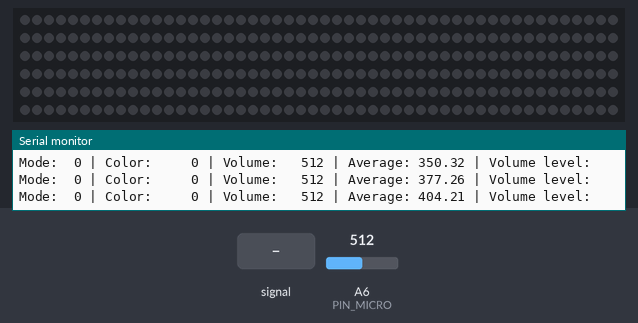
Bench run of a sketch on a simulated Arduino Nano, built with avr-gcc and run on an emulated ATmega328P. Shown: 300 RGB LEDs in strip order, left to right, continuing on the next row, the last lines printed to the serial monitor. Inputs (shaded band) come from the test bench; at power-on: A6 (PIN_MICRO) = 512. Dim RGB values are drawn brighter than linear; colours are those a GRB WS2812 strip shows for the declared byte order; random numbers use the default seed unless the sketch sets one.

Above: at 1.2 s.
1.3 s: A6 (PIN_MICRO) fed a 200 Hz sine of ±255 counts around its level
At 1.53 s:
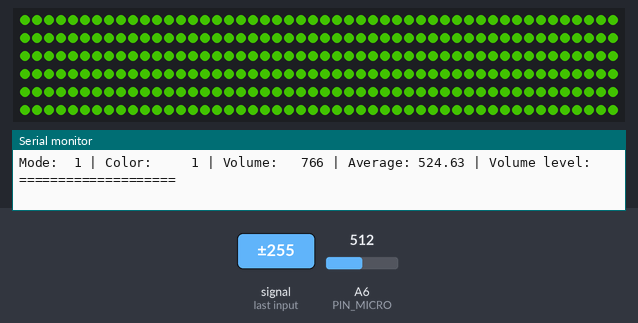
At 2.3 s:
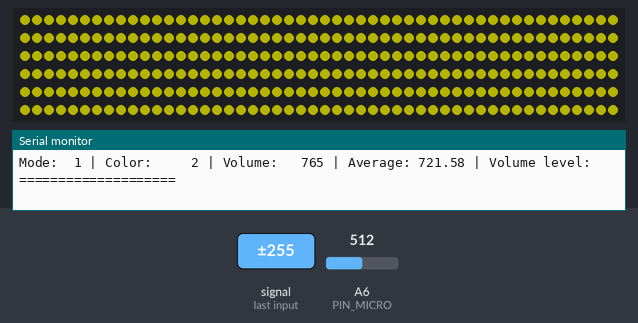
3.2 s: A6 (PIN_MICRO) set to 900
At 6.1 s:
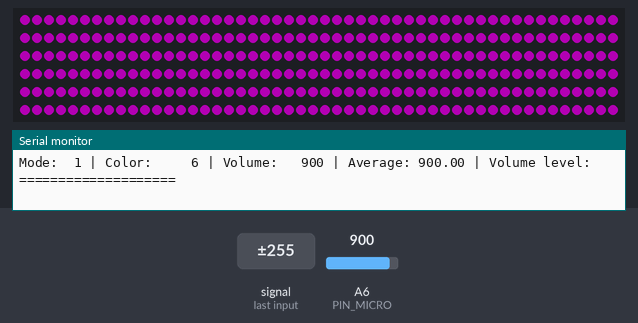
6.2 s: A6 (PIN_MICRO) set to 782
9.2 s: A6 (PIN_MICRO) set to 769
12.2 s: A6 (PIN_MICRO) fed a 200 Hz sine of ±81 counts around its level
13.7 s: A6 (PIN_MICRO) set to 1023
At 27.6 s:
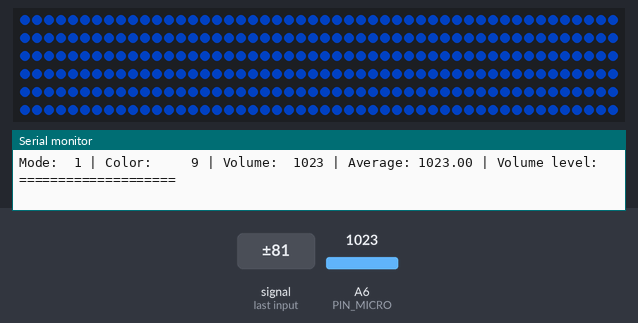
Timing chart, 0 to 28.6 s (numbered marks = the images above; inputs shaded):
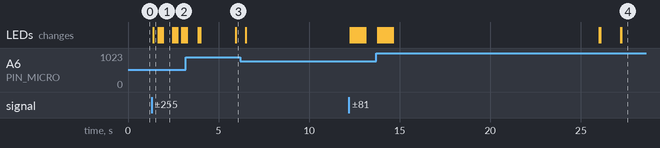

Measured:
- after the input at 1.3 s, the LEDs: change after 0.11 s (image 1)

The sketch:

MusicSyncedLEDs.ino
```cpp
// --------------- INCLUDES ---------------

#include "FastLED.h"


// --------------- STYLE SETTINGS ---------------

// Minimum time before the mode can be changed again (in milliseconds)
#define CHANGE_MODE_TIME_MIN 4000

// Maximum time before the mode can be changed again (in milliseconds)
#define CHANGE_MODE_TIME_MAX 7000

// To how many sound levels should the volume be mapped?
#define AMOUNT_LEVELS 20

// Amount of different colors (must be equal to the length of colors[])
#define AMOUNT_COLORS 12

// Complete color palette that is circled through (should have AMOUNT_COLORS entrys)
CRGB colors[] = {
    CRGB(120, 0, 0),
    CRGB(90, 30, 0),
    CRGB(60, 60, 0),
    CRGB(30, 90, 0),
    CRGB(0, 120, 0),
    CRGB(0, 90, 30),
    CRGB(0, 60, 60),
    CRGB(0, 30, 90),
    CRGB(0, 0, 120),
    CRGB(30, 0, 90),
    CRGB(60, 0, 60),
    CRGB(90, 0, 30)
    };


// --------------- HARDWARE SETTINGS ---------------

// Amount of LEDS on your stripe
#define NUM_LEDS 300

// Pin of the LED strip
#define PIN_LEDS 12

// Pin of the microphone
#define PIN_MICRO A6


// --------------- OTHER SETTINGS ---------------

// Amount of different modes
#define NUM_MODES 11

// Amount of samples to calculate current volunme
#define VOLUME_SAMPLES 20


// --------------- GLOBAL VARIABLES ---------------

// Led strip array
CRGB leds[NUM_LEDS];

// Current volume
int volume;

// Last x samples of the volume
int volumes[20];

// Current sound level
int level = 0;

// Current average sound level
float average = 0;

// True whenever the average is exceed for the first time
bool averageExceed = false;

// True if the sound level jumped up
bool levelJump = false;

bool stroboToggle = false;

// Is toggled on every level jump
bool levelJumpToggle = false;

// Time the next jump can happen again
long nextJump = 0;

long nextColorJump = 0;

// True if the color should be changed due to a hard level increase
int color = 0;

// Current mode for different light styles
int mode = 0;

int mode1StartLED = 0;


// --------------- PROGRAM ---------------

void setup() {
  // Start communication to LEDs and USB
  Serial.begin(19200);
  FastLED.addLeds<WS2812B, PIN_LEDS, RGB>(leds, NUM_LEDS);

  // Clear led stripe
  turnOffAllLights();
}

void loop() {
  // Get current volume
  volume = getVolume(VOLUME_SAMPLES);
  average = getAverage(volume);

  // mode = 5;

  stroboToggle = !stroboToggle;

  // Convert volume to level
  if(mode == 1 || mode == 2) {
    level = getLevel(volume, true);
  } else {
    level = getLevel(volume, false);
  }

  // Change color and (eventually) mode on level jump
  if(levelJump) {
    // Change color
    color = nextColor();
    levelJumpToggle = !levelJumpToggle;

    // Change mode eventually
    if(millis() > nextJump) {
      mode = randomMode();
      turnOffAllLights();

      int timespan = random(CHANGE_MODE_TIME_MIN, CHANGE_MODE_TIME_MAX);
      if (mode == 5 or mode == 10) {
        timespan = timespan / 2;
      }

      nextJump = millis() + timespan;
    }
  }

  // Play one mode
  playMode(mode);

  // Send debug information
  debug(volume);

  FastLED.show();
}

/**
 * This mode makes a pulse
 */
void modePulse(int level, CRGB color) {
  float brightness = float(level) / float(AMOUNT_LEVELS);

  if (levelJump) {
    mode1StartLED = random(0, 250);
  }

  int endLED = mode1StartLED + 50;

  for (int i = 0; i < NUM_LEDS; i++) {
    if (i > mode1StartLED and i < endLED) {
      leds[i] = setBrightnessOfColor(color, brightness);
    }
    else {
      leds[i] = setBrightnessOfColor(color, 0);
    }
  }
}

/**
 * This mode displays a vu meter
 */
void modeVUMeter(int level, CRGB color) {
  int ledsPerLevel = (NUM_LEDS / AMOUNT_LEVELS);

  for (int i = 0; i < NUM_LEDS; i++) {
    if(i < level * ledsPerLevel) {
      leds[i] = color;
    } else {
      leds[i] = CRGB(0, 0, 0);
    }
  }
}

/**
 * This mode displays a vu meter
 */
void modeVUMeterMirrored(int level, CRGB color) {
  int ledsPerLevel = (NUM_LEDS / AMOUNT_LEVELS) / 2;

  for (int i = 0; i < NUM_LEDS / 2; i++) {
    if(i < level * ledsPerLevel) {
      leds[i] = color;
      leds[NUM_LEDS - 1 - i] = color;
    } else {
      leds[i] = CRGB(0, 0, 0);
      leds[NUM_LEDS - 1 - i] = CRGB(0, 0, 0);
    }
  }
}

/**
 * This mode "shoots" lights
 */
void modeShooting(int volume, CRGB color) {
  int speed = 10;

  for(int i = NUM_LEDS - 1; i > 0; i--) {
    leds[i] = leds[i - speed];
  }

  if(volume > average * 1.15) {
    for(int i = 0; i < speed; i++) {
      leds[i] = color;
    }
  } else {
    for(int i = 0; i < speed; i++) {
      leds[i] = CRGB(0, 0, 0);
    }
  }
}

/**
 * This mode "shoots" lights
 */
void modeShootingMirrored(int volume, CRGB color) {
  int speed = 10;

  for(int i = 0; i < NUM_LEDS - 1; i++) {
    leds[i] = leds[i + speed];
  }

  if(volume > average * 1.15) {
    for(int i = 0; i < speed; i++) {
      leds[NUM_LEDS -1 - i] = color;
    }
  } else {
    for(int i = 0; i < speed; i++) {
      leds[NUM_LEDS -1 - i] = CRGB(0, 0, 0);
    }
  }
}

/**
 * This mode flashes the leds
 */
void modeFlashing(int volume, CRGB color) {
  average = average * 1.15;

  if(volume > average) {
    for(int i = 0; i < NUM_LEDS; i++) {
      leds[i] = color;
    }
  } else {
    for(int i = 0; i < NUM_LEDS; i++) {
      leds[i] = CRGB(0, 0, 0);
    }
  }
}

void modeStrobo() {
  for(int i = 0; i < NUM_LEDS; i++) {
    if (stroboToggle) {
      leds[i] = CRGB(120, 120, 120);
    }
    else {
      leds[i] = CRGB(0, 0, 0);
    }
  }
}

/**
 * This mode makes a pulse
 */
void modeFlashPulse(int volume, CRGB color) {
  if(volume > average * 1.11 && averageExceed == false) {
    averageExceed = true;

    for (int i = 0; i < NUM_LEDS; i++) {
      leds[i] = color;
    }
  } else {
    if(volume < average * 1.15) {
      averageExceed = false;
    }

    for (int i = 0; i < NUM_LEDS; i++) {
      CRGB colorTmp = leds[i];
      leds[i] = setBrightnessOfColor(leds[i], 0.7);
    }
  }
}

/**
 * This mode makes a pulse
 */
void modeFlashPulseSmall(int volume, CRGB color, float averageModifier) {
  if(volume > average * averageModifier && averageExceed == false) {
    averageExceed = true;

    int start = random(5, NUM_LEDS - 20);

    for (int i = start; i < start + 10; i++) {
      leds[i] = color;
    }
  } else {
    if(volume < average * 1.07) {
      averageExceed = false;
    }

    for (int i = 0; i < NUM_LEDS; i++) {
      CRGB colorTmp = leds[i];
      leds[i] = setBrightnessOfColor(leds[i], 0.7);
    }
  }
}

/**
 * Plays the given mode
 */
void playMode(int mode) {
  if(mode == 0) {
    modePulse(level, colors[color]);
  } else if(mode == 1) {
    modeVUMeter(level, colors[color]);
  } else if(mode == 2) {
    modeVUMeterMirrored(level, colors[color]);
  } else if(mode == 3) {
    modeShooting(volume, colors[color]);
  } else if(mode == 4) {
    modeShootingMirrored(volume, colors[color]);
  }else if(mode == 5) {
    modeFlashing(volume, colors[color]);
  } else if(mode == 6) {
    modeFlashPulse(volume, colors[color]);
  } else if(mode == 7) {
    modeFlashPulseSmall(volume, colors[color], 1.07);
  } else if(mode == 8) {
    modeFlashPulseSmall(volume, colors[color], 1.07);
  } else if(mode == 9) {
    modeFlashPulseSmall(volume, colors[color], 1.07);
  } else if(mode == 10) {
    modeStrobo();
  }
}

/**
 * Change color of the color
 */
CRGB setBrightnessOfColor(CRGB color, float brightness) {
  CRGB colorTmp = CRGB(color.r, color.g, color.b);

  // Adjust brightness for every channel
  colorTmp.r = colorTmp.r * brightness;
  colorTmp.g = colorTmp.g * brightness;
  colorTmp.b = colorTmp.b * brightness;

  return colorTmp;
}

/**
 * Reads the current volume and returns it
 */
int getVolume(int samples) {
  int volume = 0;

  // Take the maximum volume of the last x samples
  for (int i = 0; i < samples; i++) {
    int sound = analogRead(PIN_MICRO);

    if (sound > volume) {
      volume = sound;
    }

    delay(1);
  }

  return volume;
}

/**
 * Maps the volume to a level
 */
int getLevel(int volume, bool smooth) {
  int levelTmp = map(volume, 550, 750, 0, AMOUNT_LEVELS);

  // Did the level jump up?
  if(levelTmp - level > 1) {
    levelJump = true;
  } else {
    levelJump = false;
  }

  // Increase or decrease level
  if (levelTmp > level) {
    if(smooth) {
      levelTmp = level + 1;
    }
  } else {
    levelTmp = level - 1;
  }

  // Avoid negative level
  if (levelTmp < 0) {
    levelTmp = 0;
  } else if(levelTmp > AMOUNT_LEVELS) {
    levelTmp = AMOUNT_LEVELS;
  }

  return levelTmp;
}

/**
 * Calculates the average of the last 20 samples and returns it
 */
float getAverage(int volume) {
  float average = 0;

  for(int i = 19; i > 0; i--) {
    average = average + volumes[i];
    volumes[i] = volumes[i - 1];
  }

  volumes[0] = volume;

  average = average / 19;

  return average;
}

/**
 * Turns off all lights
 */
void turnOffAllLights() {
  for (int i = 0; i < NUM_LEDS; i++) {
    leds[i] = CRGB(0, 0, 0);
  }

  FastLED.show();
}

/**
 * Changes the mode randomly
 */
int randomMode() {
  int nextMode = random(0, NUM_MODES);

  // Make sure the new mode isn't the same as the current one
  while(nextMode == mode) {
    nextMode = random(0, NUM_MODES);
  }

  return nextMode;
}

/**
 * Circles to the next color
 */
int nextColor() {
  if (millis() < nextColorJump) {
    return color;
  }

  if (random(0, 10) > 7) {
    nextColorJump = millis() + random(1000, 2000);
  }

  int nextColor = color + 1;

  if(nextColor == AMOUNT_COLORS) {
    nextColor = 0;
  }

  return nextColor;
}

const int volumeWidth = 5; // Beispielbreite für volume
const int averageWidth = 5; // Beispielbreite für average
const int levelWidth = 5; // Beispielbreite für level
const int colorWidth = 5; // Beispielbreite für color
const int modeWidth = 2;

/**
 * Sends some information for debugging
 */
void debug(int volume) {
  // Debug volume and level
  Serial.print("Mode: ");
  Serial.print(padLeft(String(mode), modeWidth));
  Serial.print(" | ");

  Serial.print("Color: ");
  Serial.print(padLeft(String(color), colorWidth));
  Serial.print(" | ");

  Serial.print("Volume: ");
  Serial.print(padLeft(String(volume), volumeWidth));
  Serial.print(" | ");

  Serial.print("Average: ");
  Serial.print(padLeft(String(average), averageWidth));
  Serial.print(" | ");

  Serial.print("Volume level: ");
  //Serial.print(padLeft(String(level), levelWidth));

  for (int i = 0; i < AMOUNT_LEVELS; i++) {
    if (i < level) {
      Serial.print("=");
    }
    else {
      Serial.print(" ");
    }
  }

  Serial.println("");
}

String padLeft(String str, int width) {
  while (str.length() < width) {
    str = " " + str;
  }
  return str;
}
```
